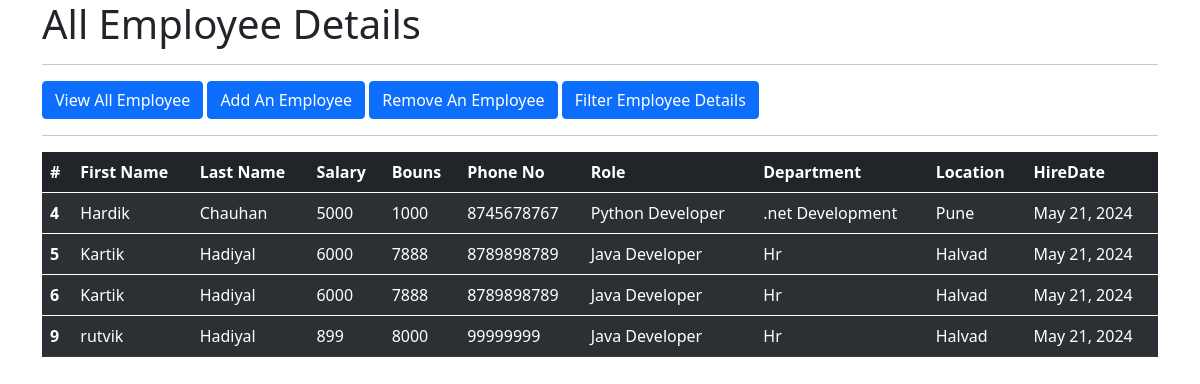
The app's page /all_emp with its own data.
### emp_app/models.py (models this page shows, shortened)
class Employee(models.Model):
  firstname = models.CharField(max_length=255, name=False)
  lastname = models.CharField(max_length=255)
  dept = models.ForeignKey(Department, on_delete = models.CASCADE)
  salary = models.IntegerField(default=0)
  bonus = models.IntegerField(default=0)
  role = models.ForeignKey(Role,on_delete=models.CASCADE)
  phone = models.IntegerField(default=0)
  hire_date = models.DateField()
  def __str__(self):
    return "%s %s %s" %(self.firstname,self.lastname,self.phone)

class Role(models.Model):
  name = models.CharField(max_length=100, null=False)

class Department(models.Model):
  name = models.CharField(max_length=100,null=False)
  location = models.CharField(max_length=100)

### emp_app/views.py (the view)
# urls.py: path('all_emp',views.all_emp, name='all_emp'),
def all_emp(request):
    emps = Employee.objects.all()
    context = {
        'emps':emps
    }
    print(context)
    return render(request,'view_all_emp.html',context)

### emp_app/templates/view_all_emp.html (shortened to what this page needs)
<!DOCTYPE html>
<html lang="en">
<head>
    <link href="https://cdn.jsdelivr.net/npm/bootstrap@5.0.2/dist/css/bootstrap.min.css" rel="stylesheet">
</head>
<body>
    <div class="container">
      <h1>All Employee Details</h1>
      <hr>
        <a class="btn btn-primary" href="/all_emp" role="button">View All Employee</a>
        <a class="btn btn-primary" href="/add_emp" role="button">Add An Employee</a>
        <a class="btn btn-primary" href="/remove_emp" role="button">Remove An Employee</a>
        <a class="btn btn-primary" href="/filter_emp" role="button">Filter Employee Details</a>
<hr>
      <table class="table table-dark table-striped">
        <thead>
          <tr>
            <th scope="col">#</th>
            <th scope="col">First Name</th>
            <th scope="col">Last Name</th>
            <th scope="col">Salary</th>
            <th scope="col">Bouns</th>
            <th scope="col">Phone No</th>
            <th scope="col">Role</th>
            <th scope="col">Department</th>
            <th scope="col">Location</th>
            <th scope="col">HireDate</th>
          </tr>
        </thead>
        {% for emp in emps %}
        <tbody>
          <tr>
            <th scope="row">{{emp.id}}</th>
            <td>{{emp.firstname}}</td>
            <td>{{emp.lastname}}</td>
            <td>{{emp.salary}}</td>
            <td>{{emp.bonus}}</td>
            <td>{{emp.phone}}</td>
            <td>{{emp.role.name}}</td>
            <td>{{emp.dept.name}}</td>
            <td>{{emp.dept.location}}</td>
            <td>{{emp.hire_date}}</td>
          </tr>
        </tbody>
        {% endfor %}
      </table>
    </div>
</body>
</html>

### records on screen
Employee: id "4", firstname "Hardik", lastname "Chauhan", salary "5000", bonus "1000", phone "8745678767", role.name "Python Developer", dept.name ".net Development", dept.location "Pune", hire_date "May 21, 2024"
Employee: id "5", firstname "Kartik", lastname "Hadiyal", salary "6000", bonus "7888", phone "8789898789", role.name "Java Developer", dept.name "Hr", dept.location "Halvad", hire_date "May 21, 2024"
Employee: id "6", firstname "Kartik", lastname "Hadiyal", salary "6000", bonus "7888", phone "8789898789", role.name "Java Developer", dept.name "Hr", dept.location "Halvad", hire_date "May 21, 2024"
Employee: id "9", firstname "rutvik", lastname "Hadiyal", salary "899", bonus "8000", phone "99999999", role.name "Java Developer", dept.name "Hr", dept.location "Halvad", hire_date "May 21, 2024"
